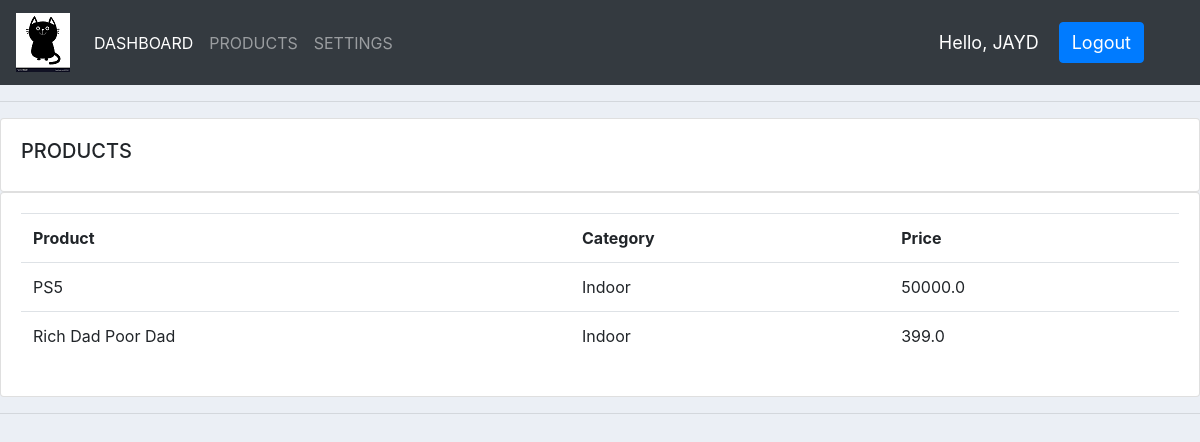
/products (signed in), run on the app's committed database.
### accounts/models.py (models this page shows, shortened)
class Product(models.Model):
    CATEGORY=(
        ('Indoor','Indoor'),
        ('Outdoor','Outdoor'),
    )
    name = models.CharField(max_length= 250, null=True)
    price = models.FloatField(null=True)
    category= models.CharField(max_length=250,null=True, choices=CATEGORY)
    date_created = models.DateTimeField(auto_now_add=True,null=True)

### accounts/views.py (the view)
# urls.py: path('products',views.products, name='products'),
def products(request):
    products = Product.objects.all()
    return render(request,'accounts/products.html',{'products' : products})

### accounts/templates/accounts/products.html
{% extends 'accounts/base.html' %}
{% block content %}
<div class="row">
    <div class="col-md">
        <div class="card card-body">
            <h5>PRODUCTS</h5>
        </div>
        <div class="card card-body">
            <table class="table">
                <tr>
                    <th>Product</th>
                    <th>Category</th>
                    <th>Price</th>
                </tr>
                {% for product in products %}
                <tr>
                    <td>{{ product.name}}</td>
                    <td>{{ product.category}}</td>
                    <td>{{ product.price}}</td>
                </tr>
                {% endfor %}
            </table>
        </div>
    </div>
</div>
{% endblock content %}

### accounts/templates/accounts/navbar.html (shortened to what this page needs)
{% load static %}
<!DOCTYPE HTML>
<html>
    <head>
    </head>
    <body>
        <nav class="navbar navbar-expand-lg navbar-dark bg-dark">
            <a class="navbar-brand" href="#"><img src="{% static 'images/logo.png' %}"></a>
            <div class="collapse navbar-collapse" id="navbarSupportedContent">
              <ul class="navbar-nav mr-auto">
                <li class="nav-item active">
                  <a class="nav-link" href="{% url 'index' %}">DASHBOARD</a>
                </li>
                <li class="nav-item">
                    <a class="nav-link" href="{% url 'products' %}">PRODUCTS</a>
                  </li>
                  <li class="nav-item">
                <li class="nav-item">
                  <a class="nav-link" href="{% url 'account_setting' %}">SETTINGS</a>
                </li>
              </ul>
            </div>
            <span class="hello-msg">Hello, {{request.user | upper }}</span>
            <span class="hello-msg"><a href="{% url 'logout' %}" class="hello-msg btn btn-primary">Logout</a></span>
          </nav>
    </body>
</html>

### static/css/main.css (style rules this page uses)
body { background-color: #ebeff5; width: 100%; height: 100%; }

### accounts/templates/accounts/navbar.html (style rules this page uses)
.hello-msg { font-size: 18px; color: #fff; margin-right: 20px; }

### data on the page
Product: name "PS5", category "Indoor", price "50000.0"
Product: name "Rich Dad Poor Dad", category "Indoor", price "399.0"

### other printed values
{{ request.user | upper }} "JAYD"
